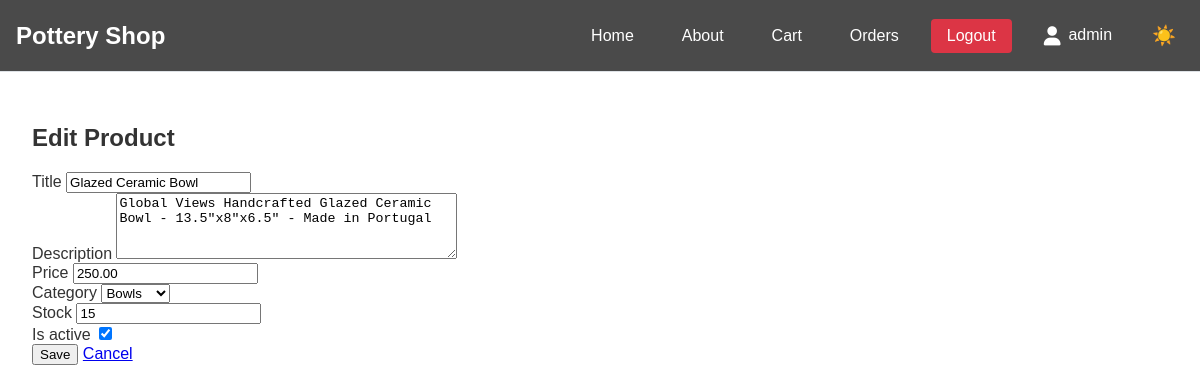
The page /product/18/update/ (signed in) on the database its author committed.
### shop/models.py (models this page shows, shortened)
class Product(models.Model):
    title = models.CharField(max_length=200)
    description = models.TextField()
    price = models.DecimalField(max_digits=6, decimal_places=2)
    image = models.ImageField(upload_to='products/', null=True, blank=True)
    category = models.ForeignKey(Category, on_delete=models.SET_NULL, null=True, blank=True, related_name='products')
    stock = models.IntegerField(default=0)
    is_active = models.BooleanField(default=True)
    created_at = models.DateTimeField(auto_now_add=True)
    updated_at = models.DateTimeField(auto_now=True)
    objects = ProductManager()

### shop/views.py (the view, shortened to what this page needs)
# urls.py: path('product/<int:pk>/update/', ProductUpdateView.as_view(), name='product_update'),
class ProductUpdateView(LoginRequiredMixin, UpdateView):
    model = Product
    form_class = ProductForm
    template_name = 'product_form.html'
    success_url = reverse_lazy('home')

### shop/forms.py
class ProductForm(forms.ModelForm):
    class Meta:
        model = Product
        fields = ['title', 'description', 'price', 'category', 'stock', 'is_active']
        widgets = {
            'description': forms.Textarea(attrs={'rows': 4}),
            'price': forms.NumberInput(attrs={'min': '0', 'step': '0.01'}),
            'stock': forms.NumberInput(attrs={'min': '0'}),
        }

### shop/context_processors.py (called while the page is built)
def cart_count(request):
    if request.user.is_authenticated:
        order = Order.objects.filter(
            customer_email=request.user.email,
            status='pending'
        ).first()
    else:
        order = Order.objects.filter(
            customer_email='guest@example.com',
            status='pending'
        ).first()
    if order:
        return {'cart_count': OrderItem.objects.filter(order=order).count()}
    return {'cart_count': 0}

### shop/models.py (called while the page is built)
    def __str__(self):
        return self.name

### templates/product_form.html (shortened to what this page needs)
{% extends "base.html" %}
{% block content %}
<div class="container mt-5">
    <div class="row">
        <div class="col-md-8 offset-md-2">
            <div class="card">
                <div class="card-header">
                    <h2 class="mb-0">
                        {% if form.instance.pk %}
                            Edit Product
                        {% else %}
                            New Product
                        {% endif %}
                    </h2>
                </div>
                <div class="card-body">
                    <form method="post">
                        {% for field in form %}
                            <div class="mb-3">
                                <label for="{{ field.id_for_label }}" class="form-label">
                                    {{ field.label }}
                                </label>
                                {{ field }}
                            </div>
                        {% endfor %}
                        <div class="d-grid gap-2">
                            <button type="submit" class="btn btn-primary">Save</button>
                            <a href="{% url 'home' %}" class="btn btn-secondary">Cancel</a>
                        </div>
                    </form>
                </div>
            </div>
        </div>
    </div>
</div>
{% endblock %}

### templates/base.html (shortened to what this page needs)
{% load static %}
<!DOCTYPE html>
<html lang="en">
<head>
    <link rel="stylesheet" href="https://cdnjs.cloudflare.com/ajax/libs/font-awesome/6.0.0/css/all.min.css">
</head>
<body>
    <nav class="navbar">
        <a href="{% url 'home' %}" class="navbar-brand">Pottery Shop</a>
        <div class="nav-links">
            <a href="{% url 'home' %}">Home</a>
            <a href="{% url 'about' %}">About</a>
            <a href="{% url 'view_cart' %}" class="cart-link">
                Cart
            </a>
            <a href="{% url 'orders' %}">Orders</a>
            {% if user.is_authenticated %}
                <a href="{% url 'logout' %}" class="logout-button">Logout</a>
                <a href="#" class="user-icon">
                    <i class="fas fa-user"></i>
                    {{ user.username }}
                </a>
            {% else %}
                <a href="{% url 'login' %}" class="signup-button">Login</a>
                <a href="{% url 'register' %}">Register</a>
            {% endif %}
            <button id="darkModeToggle" class="dark-mode-toggle">
                <span class="light-icon">☀️</span>
            </button>
        </div>
    </nav>
    <main>
        {% block content %}
        {% endblock %}
    </main>
</body>
</html>

### templates/base.html (style rules this page uses)
:root { --bg-color: #ffffff; --text-color: #333333; --card-bg: #ffffff; --border-color: #dee2e6; --shadow-color: rgba(0, 0, 0, 0.1); --hover-bg: #f8f9fa; --nav-bg: #ffffff; --nav-border: #dee2e6; --navbar-text: #ffffff; --navbar-bg: #4a4a4a; --transition-duration: 0.3s; }
body { background-color: var(--bg-color); color: var(--text-color); transition: background-color var(--transition-duration) ease, color var(--transition-duration) ease; font-family: Arial, sans-serif; margin: 0; padding: 0; min-height: 100vh; display: flex; flex-direction: column; }
.navbar { background-color: var(--navbar-bg); border-bottom: 1px solid var(--nav-border); padding: 1rem; display: flex; justify-content: space-between; align-items: center; position: sticky; top: 0; z-index: 1000; width: 100%; box-sizing: border-box; transition: background-color var(--transition-duration) ease, border-color var(--transition-duration) ease; }
.navbar-brand { color: var(--navbar-text); text-decoration: none; font-size: 1.5rem; font-weight: bold; transition: color var(--transition-duration) ease; }
.nav-links { display: flex; align-items: center; gap: 1rem; flex-wrap: wrap; margin-left: auto; }
.nav-links a { color: var(--navbar-text); text-decoration: none; padding: 0.5rem 1rem; border-radius: 4px; transition: all var(--transition-duration) ease; white-space: nowrap; display: inline-flex; align-items: center; }
.cart-link { position: relative; display: inline-flex; align-items: center; gap: 0.5rem; }
.user-icon { color: var(--navbar-text); text-decoration: none; display: flex; align-items: center; gap: 0.5rem; transition: color var(--transition-duration) ease; }
.user-icon i { font-size: 1.2rem; transition: color var(--transition-duration) ease; }
.logout-button { background-color: #dc3545; color: white; text-decoration: none; padding: 0.5rem 1rem; border-radius: 4px; transition: all var(--transition-duration) ease; }
main { padding: 2rem; flex: 1; width: 100%; box-sizing: border-box; transition: background-color var(--transition-duration) ease; }
.dark-mode-toggle { background: none; border: none; cursor: pointer; padding: 8px; font-size: 1.2rem; border-radius: 50%; display: flex; align-items: center; justify-content: center; transition: all var(--transition-duration) ease; color: var(--navbar-text); }

### rows shown on the page
Product: form "Glazed Ceramic Bowl" "Global Views Handcrafted Glazed Ceramic Bowl - 13.5\"x8\"x6.5\" - Made in Portugal" "250.00" "Bowls" "15" "☑"

### other values the page prints
{{ user.username }} "admin"
{{ field.label }} "Title" "Description" "Price" "Category" "Stock" "Is active"
